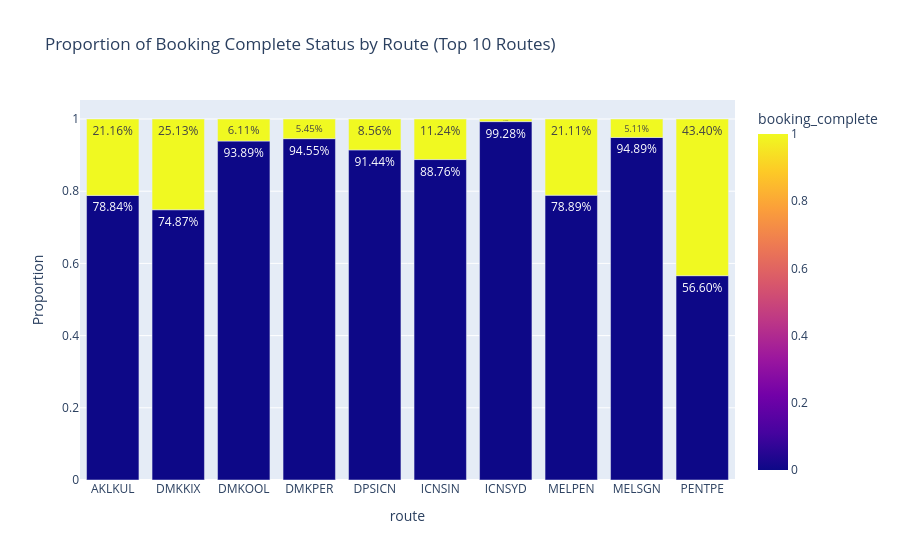

This figure's notebook cell:
### Code cell
import pandas as pd
import plotly.express as px

# Calculate proportions of 'booking_complete' for each route
route_proportions = df.groupby(['route', 'booking_complete']).size().reset_index(name='Count')
route_proportions['Proportion'] = route_proportions.groupby('route')['Count'].transform(lambda x: x / x.sum())

# Get top 10 routes based on total count
top_10_routes = route_proportions.groupby('route')['Count'].sum().nlargest(10).index
filtered_routes = route_proportions[route_proportions['route'].isin(top_10_routes)]

# Plot
fig = px.bar(
    filtered_routes,
    x='route',
    y='Proportion',
    color='booking_complete',
    title='Proportion of Booking Complete Status by Route (Top 10 Routes)',
    text='Proportion'
)
fig.update_traces(texttemplate='%{text:.2%}', textposition='inside')
fig.show()

### Figure 1 — Plotly figure (JSON) as saved in the notebook; plotly's stock layout.template omitted (floating-point values rounded to 4 significant figures)
{"data": [{"alignmentgroup": "True", "hovertemplate": "route=%{x}<br>Proportion=%{text}<br>booking_complete=%{marker.color}<extra></extra>", "legendgroup": "", "marker": {"color": [0, 1, 0, 1, 0, 1, 0, 1, 0, 1, 0, 1, 0, 1, 0, 1, 0, 1, 0, 1], "coloraxis": "coloraxis", "pattern": {"shape": ""}}, "name": "", "offsetgroup": "", "orientation": "v", "showlegend": false, "text": [0.7884, 0.2116, 0.7487, 0.2513, 0.9389, 0.06107, 0.9455, 0.05449, 0.9144, 0.08559, 0.8876, 0.1124, 0.9928, 0.007194, 0.7889, 0.2111, 0.9489, 0.05107, 0.566, 0.434], "textposition": "inside", "texttemplate": "%{text:.2%}", "type": "bar", "x": ["AKLKUL", "AKLKUL", "DMKKIX", "DMKKIX", "DMKOOL", "DMKOOL", "DMKPER", "DMKPER", "DPSICN", "DPSICN", "ICNSIN", "ICNSIN", "ICNSYD", "ICNSYD", "MELPEN", "MELPEN", "MELSGN", "MELSGN", "PENTPE", "PENTPE"], "xaxis": "x", "y": [0.7884, 0.2116, 0.7487, 0.2513, 0.9389, 0.06107, 0.9455, 0.05449, 0.9144, 0.08559, 0.8876, 0.1124, 0.9928, 0.007194, 0.7889, 0.2111, 0.9489, 0.05107, 0.566, 0.434], "yaxis": "y"}], "layout": {"barmode": "relative", "coloraxis": {"colorbar": {"title": {"text": "booking_complete"}}, "colorscale": [[0, "#0d0887"], [0.1111, "#46039f"], [0.2222, "#7201a8"], [0.3333, "#9c179e"], [0.4444, "#bd3786"], [0.5556, "#d8576b"], [0.6667, "#ed7953"], [0.7778, "#fb9f3a"], [0.8889, "#fdca26"], [1, "#f0f921"]]}, "legend": {"tracegroupgap": 0}, "title": {"text": "Proportion of Booking Complete Status by Route (Top 10 Routes)"}, "xaxis": {"anchor": "y", "domain": [0, 1], "title": {"text": "route"}}, "yaxis": {"anchor": "x", "domain": [0, 1], "title": {"text": "Proportion"}}}}
